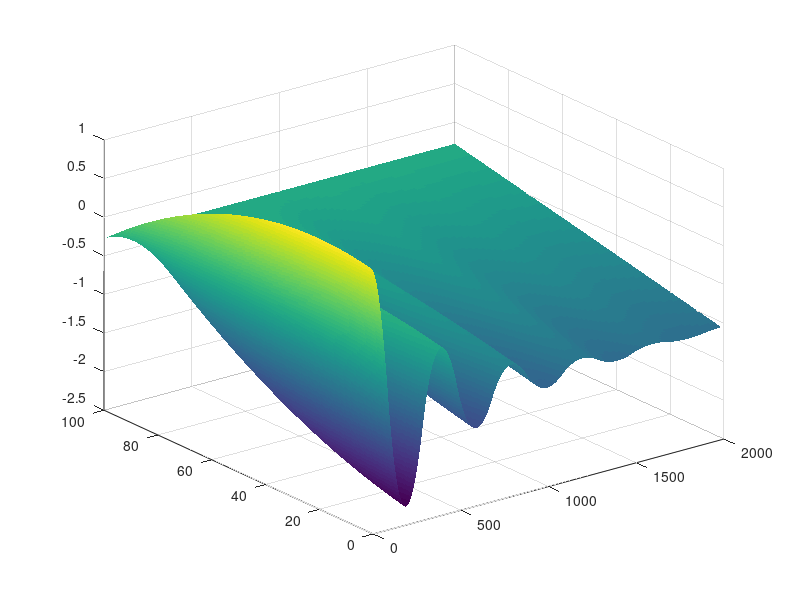

Reproduce this figure in MATLAB.
clc;
clear;
mu=0.01; tau=100; L=1; M=100; N=2000; x=linspace(0,L,M)';
v=sqrt(tau/mu); dx=x(2)-x(1); dt=dx/v; p=(v*dt/dx)^2;

b=0.5;
beta=b/2/mu;
q=1+beta*dt;
u=1-beta*dt;

% Slide 33/34 modified with example data (from instruction)
s= -2*x.^2 + 0.8*x + 0.92;  % Original: x.^2.*(L-x); 
g=sin(2*pi*x);              % Original: zeros(M,1); 
h=zeros(1,N) + 0.8;         % Original: just zeros
r=zeros(1,N) - 0.28;        % Original: just zeros

% Code unchanged
f(:,1)=s;
f(1,2)=p *(f(2,1)- f(1,1)-dx*h(1)) + f(1,1) +dt*g(1);
f(2:M-1,2)=p/2*(f(3:M,1)-2*f(2:M-1,1)+ f(1:M-2,1))+f(2:M-1,1)+dt*g(2:M-1);
f(M,2)=r(2);
for n=2:N-1
    f(1,n+1)=2*p/q*(f(2,n)-f(1,n)- dx*h(n) )+2/q*f(1,n)-u/q*f(1,n-1);
    f(2:M-1,n+1)=p/q*(f(3:M,n)-2*f(2:M-1,n)+f(1:M-2,n))+2/q*f(2:M-1,n)-u/q*f(2:M-1,n-1);
    f(M,n+1)=r(n+1);
end

% Visualize
h = surf(f);
set(h,'LineStyle','none')
